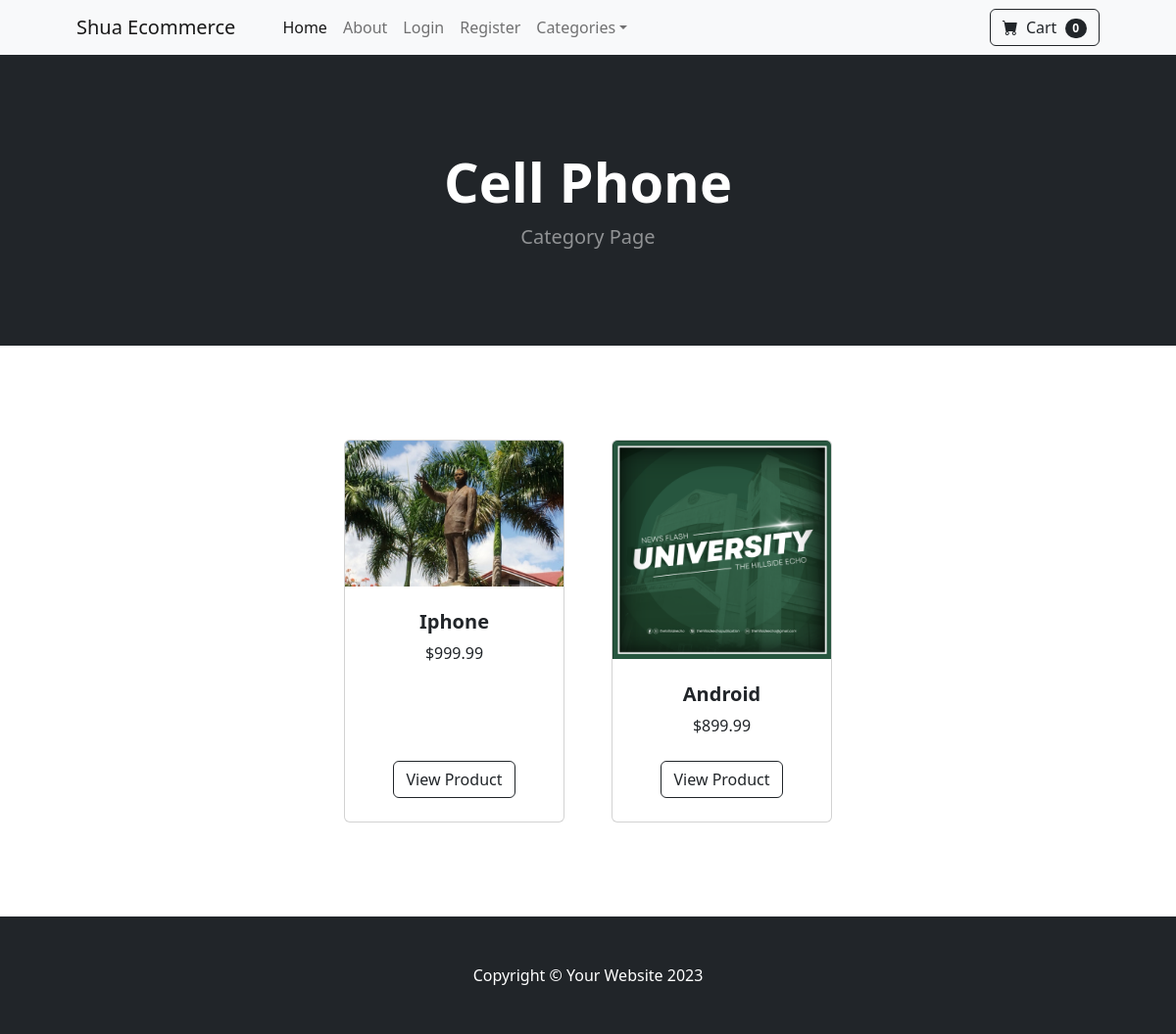
Page /category/Cell Phone on the committed database.
### store/models.py (models this page shows, shortened)
class Category(models.Model):
    name = models.CharField(max_length=100)
    def __str__(self):
        return self.name
    class Meta:
        verbose_name_plural = 'categories'

class Product(models.Model):
	name = models.CharField(max_length=100)
	price = models.DecimalField(default=0, decimal_places=2, max_digits=6)
	category = models.ForeignKey(Category, on_delete=models.CASCADE, default=1)
	description = models.CharField(max_length=250, default='', blank=True, null=True)
	image =  models.ImageField(upload_to='uploads/product/')
	is_sale = models.BooleanField(default=False)
	sale_price = models.DecimalField(default=0, decimal_places=2, max_digits=6)

### store/views.py (the view)
# urls.py: path('category/<str:foo>', views.category, name='category'),
def category(request, foo):
	categories = Category.objects.all()
	try:
		category = Category.objects.get(name=foo)
		products = Product.objects.filter(category=category)
		return render(request, 'category.html', {'products':products, 'category': category , 'categories': categories})
	except:
		messages.success(request, ("Category does not exist."))
		return redirect('home')

### cart/context_processors.py (called while the page is built)
def cart(request):
	return {'cart': Cart(request)}

### store/templates/category.html (shortened to what this page needs)
{% extends 'base.html' %}
{% block content  %}
        <header class="bg-dark py-5">
            <div class="container px-4 px-lg-5 my-5">
                <div class="text-center text-white">
                    <h1 class="display-4 fw-bolder">{{ category }} </h1>
                    <p class="lead fw-normal text-white-50 mb-0">Category Page</p>
                </div>
            </div>
        </header>
        <section class="py-5">
            <div class="container px-4 px-lg-5 mt-5">
                <div class="row gx-4 gx-lg-5 row-cols-2 row-cols-md-3 row-cols-xl-4 justify-content-center">
                    {% for product in products %}
                        {% if product.is_sale %}
                        {% comment %} product on sale {% endcomment %}
                        <div class="col mb-5">
                            <div class="card h-100">
                                {% comment %} Sale badge {% endcomment %}
                                <div class="badge bg-dark text-white position-absolute" style="top: 0.5rem; right: 0.5rem">Sale</div>
                                <img class="card-img-top" src="{{product.image.url}}" alt="..." />
                                <div class="card-body p-4">
                                    <div class="text-center">
                                        <h5 class="fw-bolder">{{product.name}}</h5>
                                        {% comment %} Sale {% endcomment %}
                                        <div class="d-flex justify-content-center small text-warning mb-2">
                                        <div class = "bi-star-fill"></div>
                                        &nbsp;&nbsp;Sale!&nbsp;&nbsp;
                                        <div class = "bi-star-fill"></div>
                                        </div>
                                         <strike>
                                        ${{product.price}}
                                         </strike>
                                         &nbsp;
                                         ${{product.sale_price}}
                                    </div>
                                </div>
                                <div class="card-footer p-4 pt-0 border-top-0 bg-transparent">
                                    <div class="text-center"><a class="btn btn-outline-dark mt-auto" href="{% url "product" product.id %}" >View Product</a></div>
                                </div>
                            </div>
                        </div>
                    {% else%}
                    <div class="col mb-5">
                        <div class="card h-100">
                            <img class="card-img-top" src="{{product.image.url}}" alt="..." />
                            <div class="card-body p-4">
                                <div class="text-center">
                                    <h5 class="fw-bolder">{{product.name}}</h5>
                                    ${{product.price}}
                                </div>
                            </div>
                            <div class="card-footer p-4 pt-0 border-top-0 bg-transparent">
                                <div class="text-center"><a class="btn btn-outline-dark mt-auto" href="{% url "product" product.id %}" >View Product</a></div>
                            </div>
                        </div>
                    </div>
                    {% endif %}
                    {% endfor %}
            </div>
        </section>
{% endblock  %}

### rows in the picture
Category: name "Cell Phone"
Product: image (picture), name "Iphone", price "999.99"
Product: image (picture), name "Android", price "899.99"
